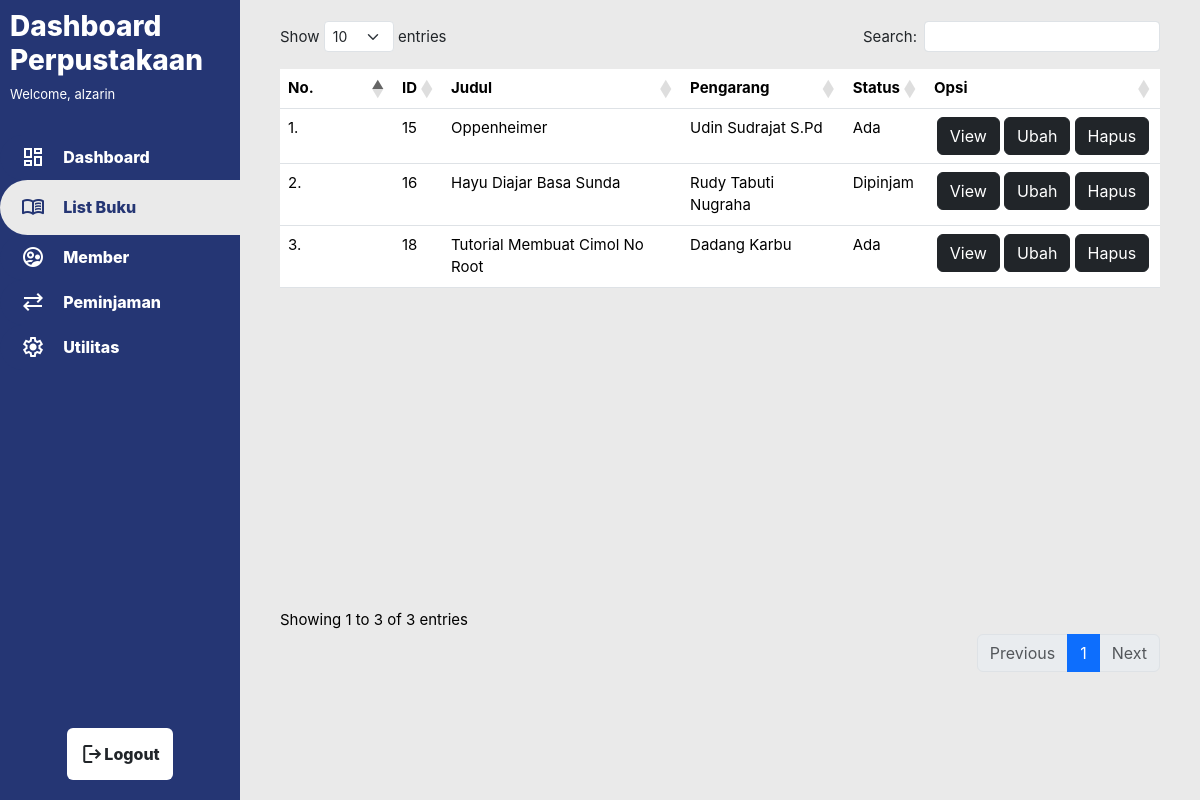
/list_buku.php (signed in), run on the app's committed database.
### tables this page shows
CREATE TABLE `tb_buku` (
  `bk_id` int(12) NOT NULL,
  `bk_nama` varchar(100) NOT NULL,
  `bk_pengarang` varchar(100) NOT NULL,
  `bk_penerbit` varchar(50) NOT NULL,
  `bk_thnterbit` varchar(4) NOT NULL,
  `bk_kategori` varchar(20) NOT NULL,
  `bk_halaman` varchar(10) NOT NULL,
  `bk_status` varchar(12) NOT NULL
);

### list_buku.php (the view, shortened to what this page needs)
<?php
    include_once 'assets/includes/dbconfig.php';
?>
<!DOCTYPE html>
<html lang="en">
<head>
    <link href="https://cdn.jsdelivr.net/npm/bootstrap@5.3.2/dist/css/bootstrap.min.css" rel="stylesheet">
    <link rel="stylesheet" href="https://cdn.datatables.net/1.13.7/css/dataTables.bootstrap5.min.css">
    <link rel="stylesheet" href="assets/css/main.css">
    <link rel="stylesheet" href="assets/css/list_buku.css">
    <link rel="stylesheet" href="assets/css/pengunjung.css">
<body>
    <div class="container-main container-fluid">
        <div class="sidemenu">
            <div class="sidemenu-top">
                <h3 class="text-title">Dashboard<br>Perpustakaan</h3>
                <p class="text-subtitle">
                <?php
                    if(isset($_SESSION["info_user"])) {
                        $username = $_SESSION["info_user"];
                        echo "Welcome, $username";
                    }else {
                        echo "Welcome, Guest!";
                    }
                ?>
                </p>
            </div>
            <div class="sidemenu-mid">
                <button type="button" class="btn btn-sidemenu btn-sidemenu-format" onclick="window.location.href='dashboard.php'">
                    <span class="material-symbols-outlined">
                    </span>
                    &#12644 Dashboard
                </button>
                <button type="button" class="btn btn-sidemenu-active btn-sidemenu-format" onclick="window.location.href='list_buku.php'">
                    <span class="material-symbols-outlined">
                    </span>
                    &#12644 List Buku
                </button>
                <button type="button" class="btn btn-sidemenu btn-sidemenu-format" onclick="window.location.href='member.php'">
                    <span class="material-symbols-outlined">
                    </span>
                    &#12644 Member
                </button>
                <button type="button" class="btn btn-sidemenu btn-sidemenu-format" onclick="window.location.href='peminjaman.php'">
                    <span class="material-symbols-outlined">
                    </span>
                    &#12644 Peminjaman
                </button>
                <button type="button" class="btn btn-sidemenu btn-sidemenu-format" onclick="window.location.href='Utilitas.php'">
                    <span class="material-symbols-outlined">
                    </span>
                    &#12644 Utilitas
                </button>
            </div>
            <div class="sidemenu-bottom">
            <button type="button" class="btn btn-sidemenu-bottom" onclick="window.location.href='logout.php'">
                <span class="material-symbols-outlined">
                </span>
                Logout
            </button>
            </div>
        </div>
        <div class="contents">
            <div class="contents-mid">
                <table class="table" id="list-buku">
                        <thead class="thead-dark">
                            <tr>
                                <th scope="col" width="80">No.</th>
                                <th scope="col">ID</th>
                                <th scope="col">Judul</th>
                                <th scope="col">Pengarang</th>
                                <th scope="col">Status</th>
                                <th scope="col" width="200">Opsi</th>
                            </tr>
                        </thead>
                        <tbody>
                            <?php
                            $result = $db->query("SELECT * FROM tb_buku ORDER BY bk_id ASC");
                            $num = 1;
                            if($result->num_rows > 0){
                                while($row = $result->fetch_assoc()){
                                    ?>
                                    <tr>
                                        <td><?php echo $num ?>.</td>
                                        <td><?php echo $row['bk_id'] ?></td>
                                        <td><?php echo $row['bk_nama'] ?></td>
                                        <td><?php echo $row['bk_pengarang'] ?></td>
                                        <td><?php echo $row['bk_status'] ?></td>
                                        <td>
                                            <div class="container-editdelete">
                                                <a class="a-link" href="list_buku_view.php?id=<?= $row["bk_id"]; ?>">
                                                    <button type="button" class="btn btn-dark">
                                                        View
                                                    </button>
                                                </a>
                                                <a class="a-link" href="list_buku_ubah.php?id=<?= $row["bk_id"]; ?>">
                                                    <button type="button" class="btn btn-dark">
                                                        Ubah
                                                    </button>
                                                </a>
                                                <a class="a-link" href="list_buku_hapus.php?id=<?= $row["bk_id"]; ?>" onclick="return confirm('Apakah yakin ingin menghapus data?')">
                                                    <button type="button" class="btn btn-dark">
                                                        Hapus
                                                    </button>
                                                </a>
                                            </div>
                                        </td>
                                    </tr><?php
                                    $num = $num+1;
                                }
                            }
                            ?>
                        </tbody>
                </table>
            </div>
        </div>
    </div>
</body>
</html>

### assets/css/main.css (style rules this page uses)
* { font-family: inter; }
.container-main { background-color: white; display: flex; padding: 0; height: 100vh; }
.text-title { font-weight: 800; }
.text-subtitle { font-size: 13px; }
.material-symbols-outlined { font-variation-settings: 'FILL' 0, 'wght' 400, 'GRAD' 0, 'opsz' 24 }
.sidemenu { flex: 0.5; background-color: var(--blue); color: white; display: flex; flex-direction: column; }
.sidemenu-top { flex: 1; padding: 10px; }
.sidemenu-mid { flex: 5; display: flex; flex-direction: column; }
.sidemenu-bottom { flex: 0.8; display: flex; justify-content: center; }
.btn-sidemenu { color: white; font-weight: 800; background-color: var(--blue); border-radius: 30px 0px 0px 30px; height: 45px; }
.btn-sidemenu-active { background-color: var(--lightgray2); color: var(--blue); font-weight: 800; border-radius: 30px 0px 0px 30px; height: 55px; }
.btn-sidemenu-format { padding: 0px 0px 0px 20px; display: flex; text-align: left; align-items: center; }
.btn-sidemenu-bottom { display: flex; font-weight: 800; background-color: white; align-items: center; margin: 20px; }

### assets/css/list_buku.css (style rules this page uses)
.contents { flex: 2; display: flex; flex-direction: column; height: 100vh; background-color: var(--lightgray2); overflow: hidden; }
.container-editdelete { display: flex; flex-direction: row; align-items: center; justify-content: center; border-radius: 20px; }
.a-link { text-decoration: none; font-size: 15px; }
.contents-mid { flex: 5; font-size: 15px; display: flex; flex-direction: column; padding: 0px 40px; padding-top: 10px; overflow: scroll; }

### assets/css/color.css (style rules this page uses)
:root { --blue: #253674; --blue-hover: #2e4492; --lightblue : #83bbf3; --lightblue2 :#72a5d8; --lightgray: #D9D9D9; --lightgray2: #EAEAEA; --success: #5be35f; --failed: #db5d3d; }

### data on the page
tb_buku: bk_id "15", bk_nama "Oppenheimer", bk_pengarang "Udin Sudrajat S.Pd", bk_status "Ada"
tb_buku: bk_id "16", bk_nama "Hayu Diajar Basa Sunda", bk_pengarang "Rudy Tabuti Nugraha", bk_status "Dipinjam"
tb_buku: bk_id "18", bk_nama "Tutorial Membuat Cimol No Root", bk_pengarang "Dadang Karbu", bk_status "Ada"

### other printed values
$username "alzarin"
